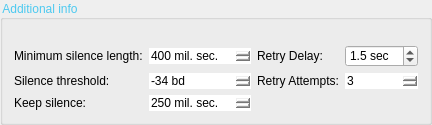
                                   <widget class="QGroupBox" name="groupBox_7">
                                    <property name="styleSheet">
                                     <string notr="true">QSpinBox{
border:none;
}

QGroupBox::title {
color: rgb(76, 201, 240);
background:transparent;
}</string>
                                    </property>
                                    <property name="title">
                                     <string>Additional info</string>
                                    </property>
                                    <layout class="QGridLayout" name="gridLayout_7">
                                     <property name="topMargin">
                                      <number>25</number>
                                     </property>
                                     <item row="3" column="0">
                                      <widget class="QLabel" name="label_8">
                                       <property name="toolTip">
                                        <string>Anything quieter than this will be considered silence.</string>
                                       </property>
                                       <property name="text">
                                        <string>Silence threshold:</string>
                                       </property>
                                      </widget>
                                     </item>
                                     <item row="1" column="1" colspan="2">
                                      <widget class="QSpinBox" name="silenceLengthSpinBox">
                                       <property name="toolTip">
                                        <string>&lt;html&gt;&lt;head/&gt;&lt;body&gt;&lt;p&gt;&lt;span style=&quot; font-size:10pt;&quot;&gt;minimum length of a silence to be used for a split&lt;/span&gt;&lt;/p&gt;&lt;/body&gt;&lt;/html&gt;</string>
                                       </property>
                                       <property name="styleSheet">
                                        <string notr="true"/>
                                       </property>
                                       <property name="suffix">
                                        <string> mil. sec.</string>
                                       </property>
                                       <property name="maximum">
                                        <number>9999</number>
                                       </property>
                                       <property name="singleStep">
                                        <number>5</number>
                                       </property>
                                       <property name="value">
                                        <number>400</number>
                                       </property>
                                      </widget>
                                     </item>
                                     <item row="1" column="0">
                                      <widget class="QLabel" name="label_7">
                                       <property name="toolTip">
                                        <string>&lt;html&gt;&lt;head/&gt;&lt;body&gt;&lt;p&gt;&lt;span style=&quot; font-size:10pt;&quot;&gt;minimum length of a silence to be used for a split&lt;/span&gt;&lt;/p&gt;&lt;/body&gt;&lt;/html&gt;</string>
                                       </property>
                                       <property name="text">
                                        <string>Minimum silence length:</string>
                                       </property>
                                      </widget>
                                     </item>
                                     <item row="4" column="0">
                                      <widget class="QLabel" name="label_13">
                                       <property name="toolTip">
                                        <string>Leave some silence at the beginning and end of the chunks.
Keeps the sound from sounding like it is abruptly cut off.
When the length of the silence is less than the keep_silence duration
it is split evenly between the preceding and following non-silent segments.</string>
                                       </property>
                                       <property name="text">
                                        <string>Keep silence:</string>
                                       </property>
                                      </widget>
                                     </item>
                                     <item row="3" column="1" colspan="2">
                                      <widget class="QSpinBox" name="silenceThresholdSpinBox">
                                       <property name="toolTip">
                                        <string>Anything quieter than this will be considered silence.</string>
                                       </property>
                                       <property name="suffix">
                                        <string> bd</string>
                                       </property>
                                       <property name="minimum">
                                        <number>-50</number>
                                       </property>
                                       <property name="maximum">
                                        <number>-10</number>
                                       </property>
                                       <property name="value">
                                        <number>-34</number>
                                       </property>
                                      </widget>
                                     </item>
                                     <item row="4" column="1" colspan="2">
                                      <widget class="QSpinBox" name="KeepSilenceSpinBox">
                                       <property name="toolTip">
                                        <string>Leave some silence at the beginning and end of the chunks.
Keeps the sound from sounding like it is abruptly cut off.
When the length of the silence is less than the keep_silence duration
it is split evenly between the preceding and following non-silent segments.</string>
                                       </property>
                                       <property name="suffix">
                                        <string> mil. sec.</string>
                                       </property>
                                       <property name="minimum">
                                        <number>100</number>
                                       </property>
                                       <property name="maximum">
                                        <number>12000</number>
                                       </property>
                                       <property name="singleStep">
                                        <number>5</number>
                                       </property>
                                       <property name="value">
                                        <number>250</number>
                                       </property>
                                      </widget>
                                     </item>
                                     <item row="1" column="3">
                                      <widget class="QLabel" name="label_17">
                                       <property name="text">
                                        <string>Retry Delay:</string>
                                       </property>
                                      </widget>
                                     </item>
                                     <item row="1" column="4">
                                      <widget class="QDoubleSpinBox" name="retryDelayDoubleSpinBox">
                                       <property name="suffix">
                                        <string> sec</string>
                                       </property>
                                       <property name="decimals">
                                        <number>1</number>
                                       </property>
                                       <property name="maximum">
                                        <double>16.000000000000000</double>
                                       </property>
                                       <property name="value">
                                        <double>1.500000000000000</double>
                                       </property>
                                      </widget>
                                     </item>
                                     <item row="3" column="3">
                                      <widget class="QLabel" name="label_16">
                                       <property name="toolTip">
                                        <string>&lt;html&gt;&lt;head/&gt;&lt;body&gt;&lt;p&gt;Set how many times the app should retry recognizing an audio chunk if initial transcription fails.&lt;/p&gt;&lt;/body&gt;&lt;/html&gt;</string>
                                       </property>
                                       <property name="text">
                                        <string>Retry Attempts:</string>
                                       </property>
                                      </widget>
                                     </item>
                                     <item row="3" column="4">
                                      <widget class="QSpinBox" name="retryAttemptsSpinBox">
                                       <property name="toolTip">
                                        <string>&lt;html&gt;&lt;head/&gt;&lt;body&gt;&lt;p&gt;Set how many times the app should retry recognizing an audio chunk if initial transcription fails.&lt;/p&gt;&lt;/body&gt;&lt;/html&gt;</string>
                                       </property>
                                       <property name="value">
                                        <number>3</number>
                                       </property>
                                      </widget>
                                     </item>
                                    </layout>
                                   </widget>
